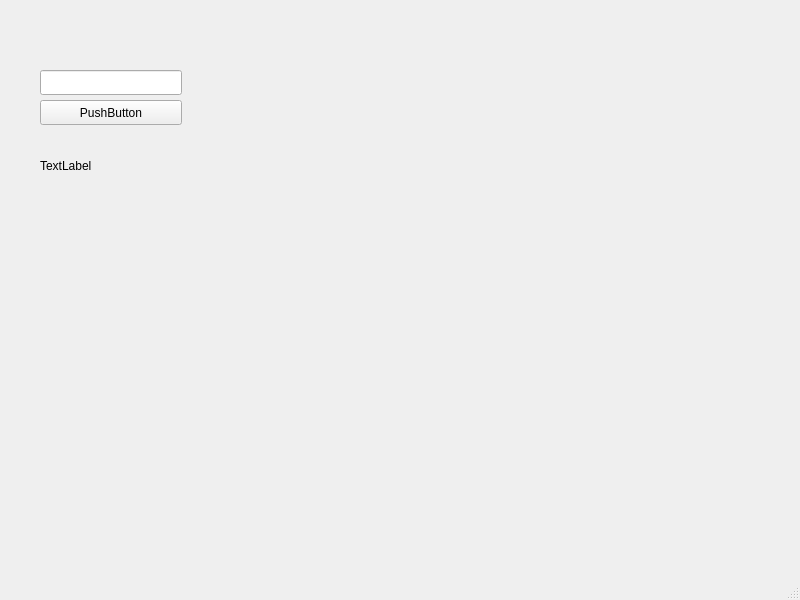
<?xml version="1.0" encoding="UTF-8"?>
<ui version="4.0">
 <class>UcusProgrami</class>
 <widget class="QMainWindow" name="UcusProgrami">
  <property name="geometry">
   <rect>
    <x>0</x>
    <y>0</y>
    <width>800</width>
    <height>600</height>
   </rect>
  </property>
  <property name="windowTitle">
   <string>MainWindow</string>
  </property>
  <widget class="QWidget" name="centralwidget">
   <widget class="QLineEdit" name="txt_ucus_id">
    <property name="geometry">
     <rect>
      <x>40</x>
      <y>70</y>
      <width>142</width>
      <height>25</height>
     </rect>
    </property>
   </widget>
   <widget class="QPushButton" name="btn_sorgula">
    <property name="geometry">
     <rect>
      <x>40</x>
      <y>100</y>
      <width>142</width>
      <height>25</height>
     </rect>
    </property>
    <property name="text">
     <string>PushButton</string>
    </property>
   </widget>
   <widget class="QLabel" name="lbl_sonuc">
    <property name="geometry">
     <rect>
      <x>40</x>
      <y>140</y>
      <width>151</width>
      <height>51</height>
     </rect>
    </property>
    <property name="text">
     <string>TextLabel</string>
    </property>
   </widget>
   <widget class="QWidget" name="widget_grafik" native="true">
    <property name="geometry">
     <rect>
      <x>260</x>
      <y>50</y>
      <width>481</width>
      <height>481</height>
     </rect>
    </property>
   </widget>
   <zorder>lbl_sonuc</zorder>
   <zorder>widget_grafik</zorder>
   <zorder>txt_ucus_id</zorder>
   <zorder>btn_sorgula</zorder>
  </widget>
  <widget class="QMenuBar" name="menubar">
   <property name="geometry">
    <rect>
     <x>0</x>
     <y>0</y>
     <width>800</width>
     <height>22</height>
    </rect>
   </property>
  </widget>
  <widget class="QStatusBar" name="statusbar"/>
 </widget>
 <resources/>
 <connections/>
</ui>
